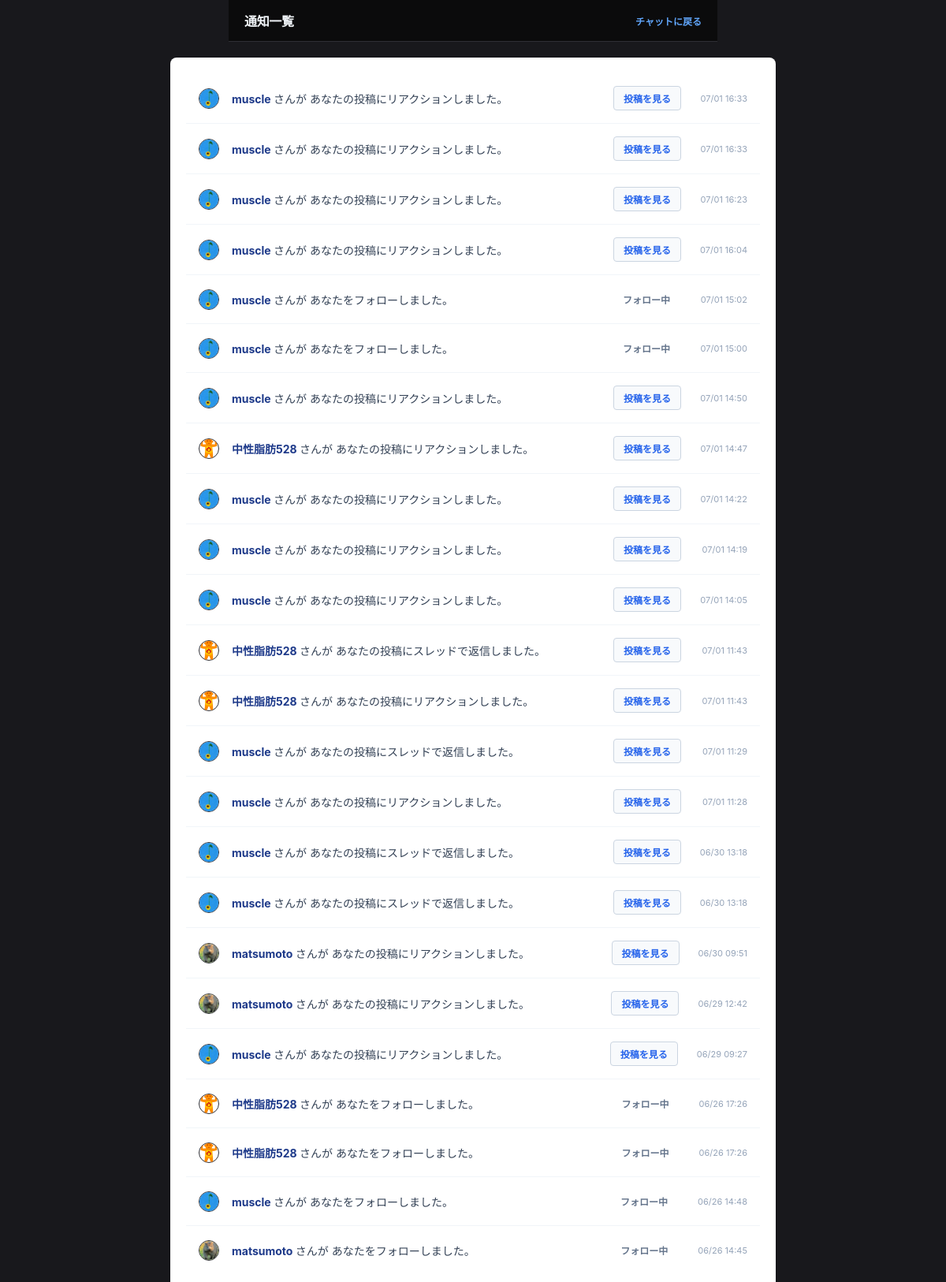
The page /notifications/ (signed in) on the database its author committed.
### accounts/models.py (models this page shows, shortened)
class Notification(models.Model):
    receiver = models.ForeignKey(User, on_delete=models.CASCADE, related_name='notifications_received')
    sender = models.ForeignKey(User, on_delete=models.CASCADE, related_name='notifications_sent')
    notification_type = models.CharField(max_length=20)
    message_id = models.IntegerField(null=True, blank=True)
    is_read = models.BooleanField(default=False)
    created_at = models.DateTimeField(auto_now_add=True)
    class Meta:
        ordering = ['-created_at']

class Profile(models.Model):
    user = models.OneToOneField(User, on_delete=models.CASCADE)
    nickname = models.CharField('ユーザー名', max_length=50, blank=True)
    icon = models.ImageField('アイコン画像', upload_to='icons/', blank=True, null=True)
    following = models.ManyToManyField('self', symmetrical=False, related_name='followers', blank=True)

### chat/views.py (the view)
# urls.py: path('notifications/', chat_views.notification_list, name='notifications'),
@login_required
def notification_list(request):
    notifications = Notification.objects.filter(receiver=request.user)
    notifications.update(is_read=True)
    return render(request, 'chat/notifications.html', {'notifications': notifications})

### templates/chat/notifications.html (shortened to what this page needs)
{% load static %}
<!DOCTYPE html>
<html lang="ja">
<head>
    <link rel="stylesheet" href="{% static 'css/room.css' %}">
    <link rel="stylesheet" href="{% static 'css/notifications.css' %}">
</head>
<body>
    <div class="chat-header">
        <h1 class="chat-title">通知一覧</h1>
        <div class="user-status">
            <a href="{% url 'chat_room' %}" style="color: #60a5fa; font-weight: bold; text-decoration: none;" onmouseover="this.style.textDecoration='underline'" onmouseout="this.style.textDecoration='none'">
                チャットに戻る
            </a>
        </div>
    </div>
    <div class="notification-container">
        {% if not notifications %}
            <div class="empty-message">新しい通知はありません。</div>
        {% else %}
            {% for n in notifications %}
                <div class="notification-item">
                    <div class="msg-avatar-container">
                        {% if n.sender.profile.icon %}
                            <img src="{{ n.sender.profile.icon.url }}" class="msg-avatar" alt="アイコン" onclick="location.href='/profile/{{ n.sender.id }}/'" style="cursor: pointer;">
                        {% else %}
                            <div class="msg-avatar-default" onclick="location.href='/profile/{{ n.sender.id }}/'" style="cursor: pointer;">👤</div>
                        {% endif %}
                    </div>
                    <div class="notification-text">
                        <span class="notification-user-link" onclick="location.href='/profile/{{ n.sender.id }}/'">
                            {{ n.sender.profile.nickname|default:n.sender.username }}
                        </span> さんが
                        {% if n.notification_type == 'reply' %}
                            あなたの投稿にスレッドで返信しました。
                        {% elif n.notification_type == 'follow' %}
                            あなたをフォローしました。
                        {% elif n.notification_type == 'reaction' %}
                            あなたの投稿にリアクションしました。
                        {% else %}
                            あなたにアクションを行いました。
                        {% endif %}
                    </div>
                    {% if n.notification_type == 'follow' %}
                        <div class="noti-action-area">
                            {% if n.sender.profile in user.profile.following.all %}
                                <span class="noti-btn-status">フォロー中</span>
                            {% else %}
                                <button class="noti-btn-fallback" onclick="location.href='/profile/{{ n.sender.id }}/toggle-follow/'">
                                    フォローバック
                                </button>
                            {% endif %}
                        </div>
                    {% endif %}
                    {% if n.notification_type != 'follow' %}
                        <div class="noti-action-area">
                            <a href="/room/#msg-id-{{ n.message_id }}" class="noti-link-to-post">投稿を見る</a>
                        </div>
                    {% endif %}
                    <div class="notification-time">
                        {{ n.created_at|date:"m/d H:i" }}
                    </div>
                </div>
            {% endfor %}
        {% endif %}
    </div>
</body>
</html>

### static/css/room.css (style rules this page uses)
:root { --bg-main: #18181c; --bg-surface: #222226; --bg-bubble: #2d2d34; --border-color: #2f2f35; --text-primary: #f1f5f9; --text-secondary: #94a3b8; --accent-color: #38bdf8; --error-color: #f87171; --font-stack: -apple-system, BlinkMacSystemFont, "Segoe UI", Roboto, "Helvetica Neue", Arial, sans-serif; }
body { font-family: var(--font-stack); margin: 0; padding: 0; color: var(--text-primary); font-size: 14px; background-color: var(--bg-main); display: flex; flex-direction: column; height: 100vh; align-items: center; }
.chat-header, #chat-box, .bottom-area { width: 100%; max-width: 620px; box-sizing: border-box; }
.chat-header { background-color: rgba(10, 10, 10, 0.85); backdrop-filter: blur(12px); -webkit-backdrop-filter: blur(12px); color: var(--text-primary); padding: 14px 20px; display: flex; justify-content: space-between; align-items: center; border-bottom: 1px solid var(--border-color); z-index: 100; }
.chat-title { font-size: 16px; font-weight: 800; letter-spacing: -0.02em; margin: 0; }
.user-status { font-size: 12px; display: flex; align-items: center; gap: 12px; color: var(--text-secondary); }
.msg-avatar-container { display: inline-block; vertical-align: middle; }
.msg-avatar { width: 24px; height: 24px; border-radius: 50%; object-fit: cover; display: block; border: 1px solid var(--border-color); }

### static/css/notifications.css (style rules this page uses)
.notification-container { background: #ffffff; padding: 20px; border-radius: 8px; box-shadow: 0 1px 3px rgba(0,0,0,0.05); margin: 20px 0; width: 100%; max-width: 768px; box-sizing: border-box; }
.notification-item { display: flex; align-items: center; gap: 16px; padding: 16px; border-bottom: 1px solid #f1f5f9; box-sizing: border-box; width: 100%; }
.notification-item:last-child { border-bottom: none; }
.notification-text { font-size: 14px; color: #334155; flex: 1; word-break: break-all; }
.notification-user-link { color: #1e3a8a; font-weight: bold; cursor: pointer; text-decoration: none; }
.noti-action-area { margin-right: 8px; flex-shrink: 0; }
.noti-btn-status { font-size: 12px; color: #64748b; font-weight: bold; padding: 6px 14px; display: inline-block; }
.notification-time { font-size: 11px; color: #94a3b8; flex-shrink: 0; text-align: right; min-width: 60px; }
.noti-link-to-post { color: #2563eb; font-size: 12px; font-weight: bold; text-decoration: none; padding: 6px 12px; border: 1px solid #cbd5e1; border-radius: 4px; background-color: #f8fafc; transition: all 0.2s; display: inline-block; }

### rows shown on the page
Notification: sender.profile.icon (picture), sender.profile.nickname "muscle", notification_type "あなたの投稿にリアクションしました。", created_at "07/01 16:33"
Notification: sender.profile.icon (picture), sender.profile.nickname "muscle", notification_type "あなたの投稿にリアクションしました。", created_at "07/01 16:33"
Notification: sender.profile.icon (picture), sender.profile.nickname "muscle", notification_type "あなたの投稿にリアクションしました。", created_at "07/01 16:23"
Notification: sender.profile.icon (picture), sender.profile.nickname "muscle", notification_type "あなたの投稿にリアクションしました。", created_at "07/01 16:04"
Notification: sender.profile.icon (picture), sender.profile.nickname "muscle", notification_type "あなたをフォローしました。", created_at "07/01 15:02"
Notification: sender.profile.icon (picture), sender.profile.nickname "muscle", notification_type "あなたをフォローしました。", created_at "07/01 15:00"
Notification: sender.profile.icon (picture), sender.profile.nickname "muscle", notification_type "あなたの投稿にリアクションしました。", created_at "07/01 14:50"
Notification: sender.profile.icon (picture), sender.profile.nickname "中性脂肪528", notification_type "あなたの投稿にリアクションしました。", created_at "07/01 14:47"
Notification: sender.profile.icon (picture), sender.profile.nickname "muscle", notification_type "あなたの投稿にリアクションしました。", created_at "07/01 14:22"
Notification: sender.profile.icon (picture), sender.profile.nickname "muscle", notification_type "あなたの投稿にリアクションしました。", created_at "07/01 14:19"
Notification: sender.profile.icon (picture), sender.profile.nickname "muscle", notification_type "あなたの投稿にリアクションしました。", created_at "07/01 14:05"
Notification: sender.profile.icon (picture), sender.profile.nickname "中性脂肪528", notification_type "あなたの投稿にスレッドで返信しました。", created_at "07/01 11:43"
Notification: sender.profile.icon (picture), sender.profile.nickname "中性脂肪528", notification_type "あなたの投稿にリアクションしました。", created_at "07/01 11:43"
Notification: sender.profile.icon (picture), sender.profile.nickname "muscle", notification_type "あなたの投稿にスレッドで返信しました。", created_at "07/01 11:29"
Notification: sender.profile.icon (picture), sender.profile.nickname "muscle", notification_type "あなたの投稿にリアクションしました。", created_at "07/01 11:28"
Notification: sender.profile.icon (picture), sender.profile.nickname "muscle", notification_type "あなたの投稿にスレッドで返信しました。", created_at "06/30 13:18"
Notification: sender.profile.icon (picture), sender.profile.nickname "muscle", notification_type "あなたの投稿にスレッドで返信しました。", created_at "06/30 13:18"
Notification: sender.profile.icon (picture), sender.profile.nickname "matsumoto", notification_type "あなたの投稿にリアクションしました。", created_at "06/30 09:51"
Notification: sender.profile.icon (picture), sender.profile.nickname "matsumoto", notification_type "あなたの投稿にリアクションしました。", created_at "06/29 12:42"
Notification: sender.profile.icon (picture), sender.profile.nickname "muscle", notification_type "あなたの投稿にリアクションしました。", created_at "06/29 09:27"
Notification: sender.profile.icon (picture), sender.profile.nickname "中性脂肪528", notification_type "あなたをフォローしました。", created_at "06/26 17:26"
Notification: sender.profile.icon (picture), sender.profile.nickname "中性脂肪528", notification_type "あなたをフォローしました。", created_at "06/26 17:26"
Notification: sender.profile.icon (picture), sender.profile.nickname "muscle", notification_type "あなたをフォローしました。", created_at "06/26 14:48"
Notification: sender.profile.icon (picture), sender.profile.nickname "matsumoto", notification_type "あなたをフォローしました。", created_at "06/26 14:45"
